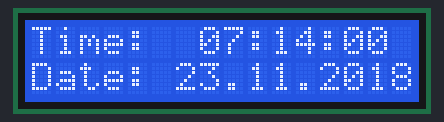
This sketch was run on a simulated Arduino Uno, built with avr-gcc and run on an emulated ATmega328P. On the bench: 16×2 character LCD. The local clock reads 2024-03-15 10:24:30 at power-on unless the sketch sets it.

Above: at 0.1 s.
At 4.2 s:
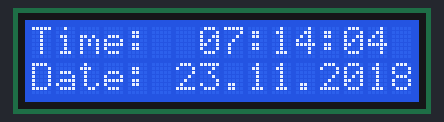
At 9.2 s:
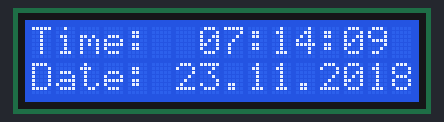
At 19.3 s:
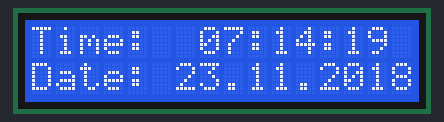
At 28.4 s:
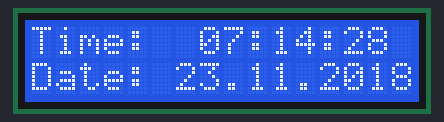
At 38.4 s:
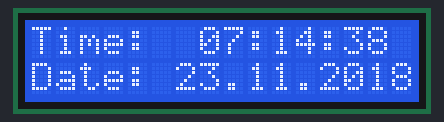

The sketch:

settime.ino
```cpp
#include <DS3231.h>
#include <LiquidCrystal.h> // includes the LiquidCrystal Library
DS3231  rtc(SDA, SCL);
LiquidCrystal lcd(12, 11, 5, 4, 3, 2);; // Creates an LC object. Parameters: (rs, enable, d4, d5, d6, d7)
void setup() {
 rtc.begin(); // Initialize the rtc object
 lcd.begin(16,2); // Initializes the interface to the LCD screen, and specifies the dimensions (width and height) of the display }
 rtc.setDate(23, 11, 2018);
 rtc.setTime(07, 14, 00);
}
void loop() {
 lcd.setCursor(0,0);
 lcd.print("Time:  ");
 lcd.print(rtc.getTimeStr());

 lcd.setCursor(0,1);
 lcd.print("Date: ");
 lcd.print(rtc.getDateStr());

 delay(1000);
}
```

Measured:
- what the display in image 1 shows lasts 1.0 s, from 4.1 s to 5.1 s
